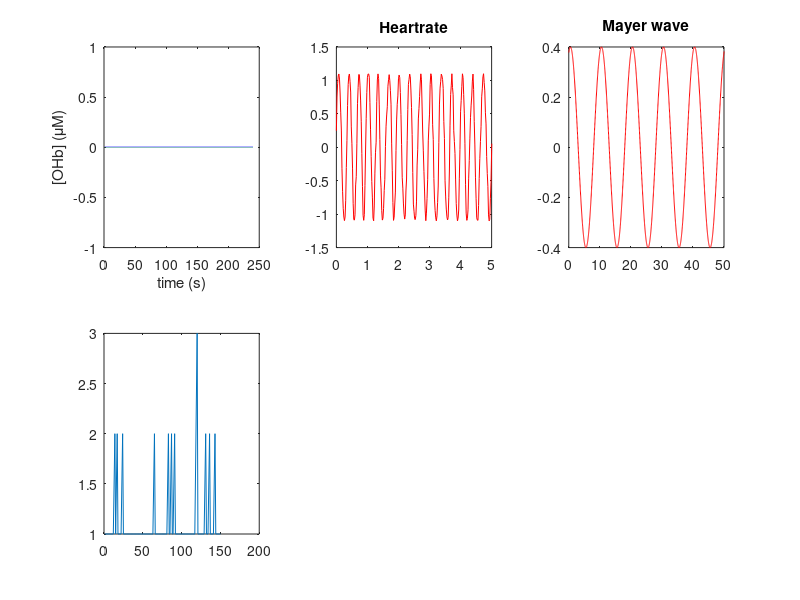

Source code (MATLAB): (Note: this script raises an error after producing the figure.)
%% Simulate oddball paradigm

% By Luuk van de Rijt & Marc van Wanrooij, July 2014

%% Clean

clear all;
close all;
clc;

%% Data simuleren

dur     =   4*60;                                   % duur van blok (s)
fs      =   50;                                     % sampling rate/ freq (Hz) or (samples/s)
N       =   dur*fs;                                 % aantal samples

t       = 0:(N-1);                                  % tijd (samples)
t       = t/fs;                                     % tijd (s)

%% Signaal
x       =   zeros(size(t)); 

%% Grafiek
figure (1)
subplot (231)
plot (t,x)
xlabel('time (s)');
ylabel ('[OHb] (\muM)');

%% Heartbeat
% Simulatie van hartslag dmv sinus

heartrate       = 60/60;                            % 60 slagen per minuut = 1 Hz
heartamp        = 1.1;
heart           = heartamp*sin(2*pi*heartrate*t+cumsum(0.5*rand(size(t)))); %sinusfunctie hartslag

hold on
figure(1)
subplot (232)
plot (t,heart,'r');
xlim ([0 5]);
title('Heartrate');

%% Mayer waves


mayerrate       = 0.1;                                          % 1 mayer wave per 10 sec 1/10 (Hz)
mayeramp        = 0.4;
mayer           = mayeramp*sin (2*pi*mayerrate*t+2*pi*rand(1)); % sinusfunctie mayerwave

hold on
figure(1)
subplot (233)
plot (t,mayer,'r');
xlim ([0 50]);
title('Mayer wave');

%% Ruis

noiseamp    =  0.2;                                                 %amplitude noise
noise       =   noiseamp*randn(size(t));                            % random noise

figure (1)
subplot(234)
plot (t,noise,'b');
xlim ([0 5]);
title ('Noise');


%% Signal toevoegen

stimdur = 100/1000;                                             % stim dur in s
ISI = 1500/1000;                                                % inter stimulus interval (s)
nstim = floor (dur/((stimdur + ISI)));                          % number of stimuli in block
nstd = floor (0.92*nstim);                                      % number of std stimuli is 92%
nodd = nstim - nstd;                                            % number of odd stimuli is 8%
stimindx = 1:nstim;                                             % complete index stimuli
stdindx = sort(randperm (nstim,nstd));                          % random oddballs and standard times
oddindx = setdiff(stimindx,stdindx);                            % index for odd stimuli = setdifference between complete stimuli index and standard stimuli index
stdstimulus = zeros (size(t)); 
oddstimulus = zeros (size(t));
for ii = 1:nstim
    sel = stdindx == ii;
    idx = floor((1:(stimdur*fs))+(ii-1)*(stimdur+ISI)*fs);
    if any (sel) 
    stdstimulus(idx) = 1; 
    elseif ~any(sel)
        oddstimulus (idx) = 1;
        
    end
end

%% Adaptation
dstnd = [1 diff(stdindx)]

plot(stdindx,dstnd)
pa_horline
%%
% return
%% Hemodynamic impulse response
hdur     = 50;                      % sec
xh      = 0:(1/fs):hdur;            % sec
a1		= 6;                        % peak time 4.5 s after stim, shape
b1		= 1;                        % scale
a2		= 16;                       % peak time 4.5 s after stim, shape
b2		= 1;                        % scale
c		= 1/6;
stdbeta	= 0.3;
oddbeta = 0.4;

H       = (gampdf(xh,a1,b1)-c*gampdf(xh,a2,b2));

figure (4)
plot (xh,H);

%% Convolutie signal - summatie met verleden - linear systeem theorie

stdsignaal = conv(stdstimulus,H*stdbeta);               % convoluting is het summeren van H en stdstimulus, waarbij beta voor std stimulus
stdsignaal = stdsignaal (1:length(t)); 

oddsignaal = conv(oddstimulus,H*oddbeta);               % beta coefficient for oddstimulus
oddsignaal = oddsignaal (1:length(t)); 

%%
figure (1)
subplot (235)
hold on
plot (t,stdstimulus,'k');
plot (t,stdsignaal,'r','LineWidth',2); 
plot (t,oddsignaal,'g','LineWidth',2);
plot (t,oddsignaal+stdsignaal,'b','LineWidth',2);
title ('Signal / design matrix');
%xlim ([0 50]); 
xlabel('time (s)');
ylabel ('[OHb] (\muM)');
hold on
 
%% Add total signal

x = x + heart + mayer + noise + stdsignaal; 
x = stdsignaal; 

figure (1)
subplot (236)
plot (t,x);

figure(3)
x		= stdsignaal; 
nfft	= 2^(nextpow2(length(x)));
s		= fft(x,nfft);
m		= abs(s)/length(x);
m		= m(1:nfft/2)*2;
f		= (0:nfft/2-1)*fs/nfft;
plot(f,m,'r');
hold on

x		= oddsignaal; 
nfft	= 2^(nextpow2(length(x)));
s		= fft(x,nfft);
m		= abs(s)/length(x);
m		= m(1:nfft/2)*2;
f		= (0:nfft/2-1)*fs/nfft;
plot(f,m,'g');

x		= noise; 
nfft	= 2^(nextpow2(length(x)));
s		= fft(x,nfft);
m		= abs(s)/length(x);
m		= m(1:nfft/2)*2;
f		= (0:nfft/2-1)*fs/nfft;
plot(f,m,'k');


x		= heart+mayer; 
nfft	= 2^(nextpow2(length(x)));
s		= fft(x,nfft);
m		= abs(s)/length(x);
m		= m(1:nfft/2)*2;
f		= (0:nfft/2-1)*fs/nfft;
plot(f,m,'b');

xlabel('Frequency (Hz)');
ylabel('Magnitude / [OHb] (\muM)');
xlim([0 1]);
axis square
